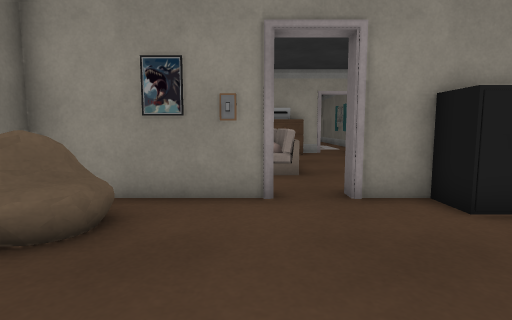
View 1 (above)

17 first-person views from a walk through a 3-D level made in the Unity game engine. The camera is 0.72 m above the floor, tilts 6° down and sees 80° across. The floor is counted in squares, 0.5 m on a side. Each view is taken from the middle of a square. On the plan, view 1 faces up. The plan holds only what a view shows up to about 14 squares ahead; the rest is blank. The place goes on beyond the plan. Door leaves are left out, so doorways stand open. Some surface patterns are stand-ins.

View 2
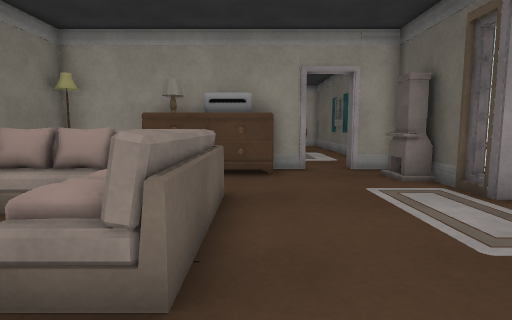

View 3
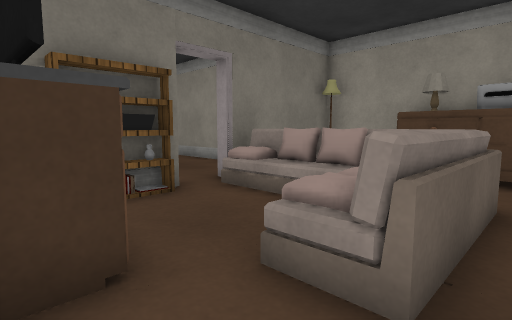

View 4
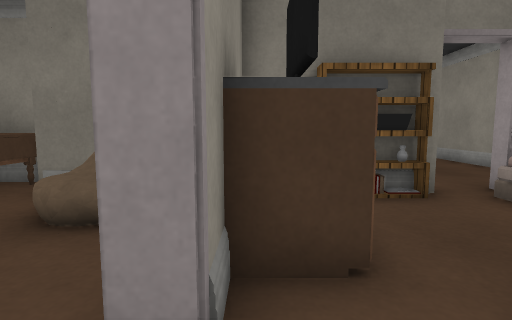

View 5
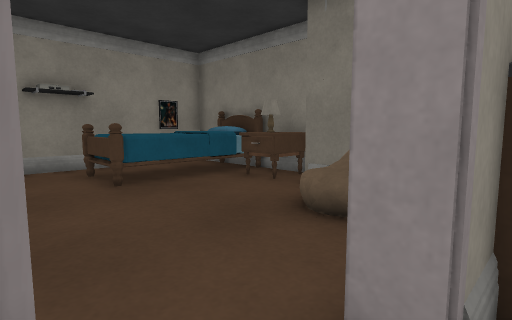

View 6
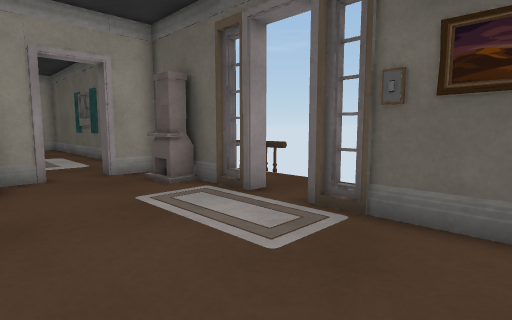

View 7
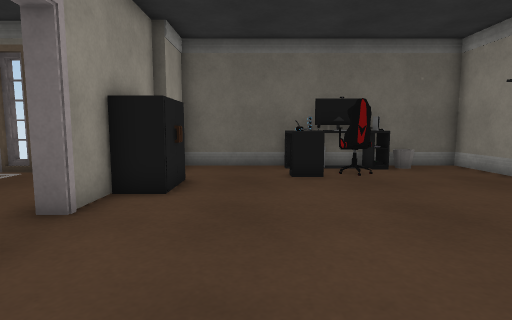

View 8
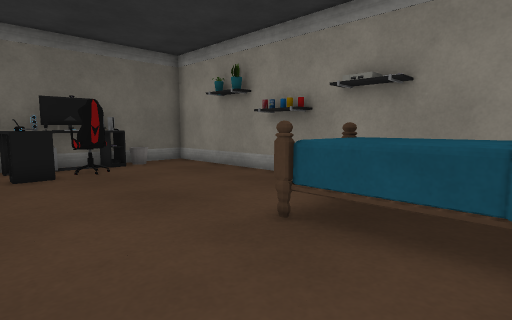

View 9
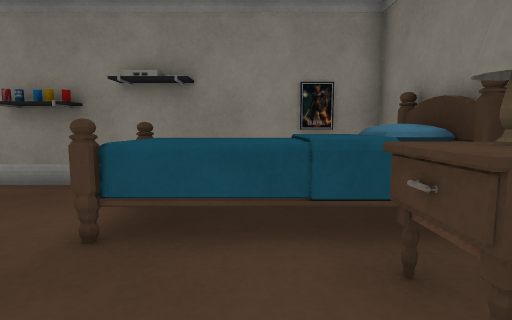

View 10
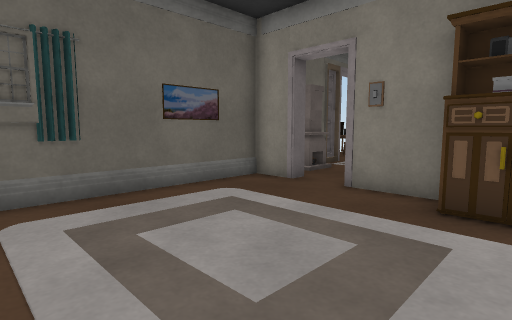

View 11
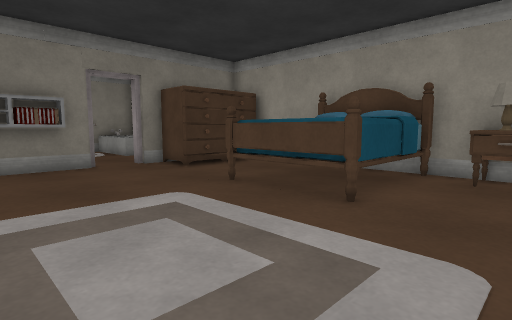

View 12
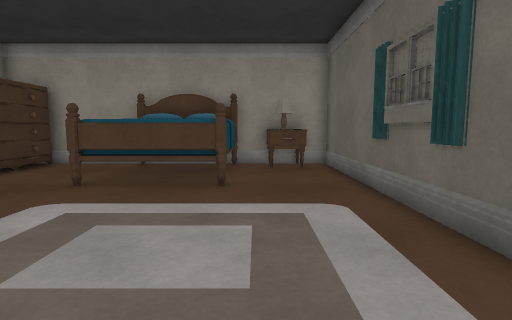

View 13
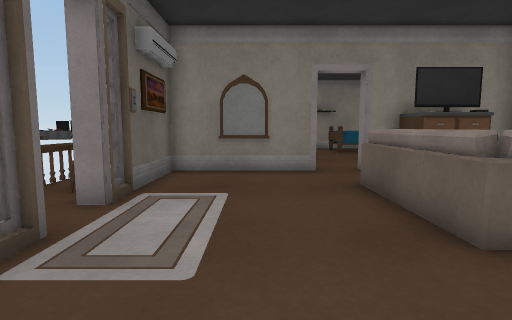

View 14
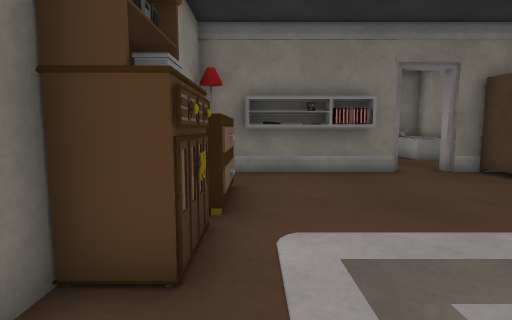

View 15
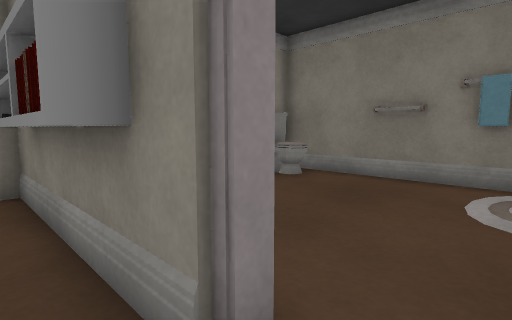

View 16
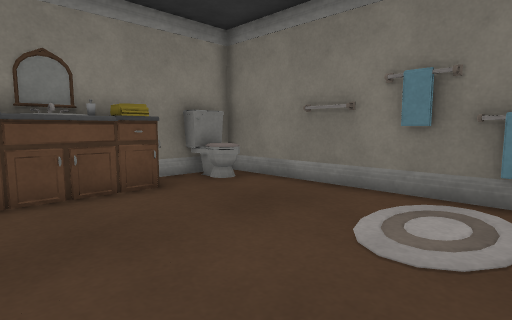

View 17
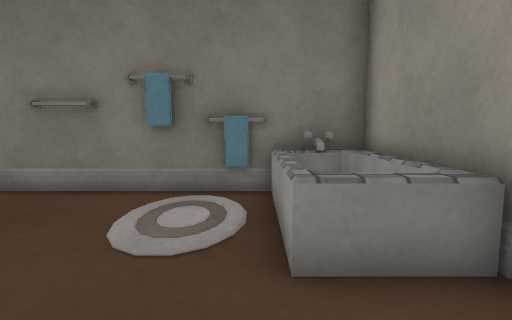

### Floor plan
Points are (right, up) in squares from view 1. A wall is a line through its corners. A room is listed if a view was taken in it or the views show most of it. See-through windows are left out.
Room 1 (views 1, 2, 3, 4, 5, 6, 7, 8, 9, 13)
walls: (-0.2, 6.7) (0.4, 6.7) (0.4, 6.2) (-4.6, 6.2); (-4.5, 6.7) (-3.9, 6.7); (2, 6) (2, 6.8); (-4.6, 3.6) (-4.6, 2.5); (3.5, 6.7) (5.2, 6.7); (-6, 1.2) (-6, -4.7) (8.8, -4.7) (8.8, 5.8); (6.9, 6.6) (6.9, 9.6); (-1.9, 17.6) (-4.6, 17.6) (-4.6, 13.4); (6.9, 13.5) (6.9, 15.5); (-9.1, 15.7) (-12.1, 15.7); (7, 17.6) (5.3, 17.6)
ways out: open door at (4.5, 18) to room 2
objects: bed (-5, -3) to (-1, -1); other object (-5, 0) to (-5, 1); other object (-5, 2); other object (-5, 7) to (-5, 8); shelf (-5, 8) to (-4, 10); table (-4, 0) to (-4, 1); other object (-4, 4) to (-2, 5); sofa (-4, 12) to (-4, 13); other object (-4, 17); cabinet (-3, 7) to (-3, 8); sofa (-3, 12) to (-2, 13); other object (-2, 7) to (-2, 8); cabinet (-1, 7) to (-1, 8); sofa (-1, 12) to (-1, 13); dresser (-1, 16); other object (-1, 17); sofa (0, 9) to (1, 10); sofa (0, 11) to (1, 12); sofa (0, 13); other object (0, 17) to (2, 17); dresser (1, 16); shelf (2, -4) to (3, -4); other object (3, 6); other object (4, 5) to (5, 6); chair (6, 0) to (7, 0); desk (6, 1) to (8, 2); other object (6, 6); fireplace (6, 15); fireplace (6, 16); table (7, 10) to (7, 11); table (7, 13); other object (8, -2); other object (8, -1) to (8, 1); other object (8, 8) to (9, 10); other object (8, 9) to (8, 10); other object (8, 14) to (9, 16)
Room 2 (views 10, 11, 12, 14, 15, 16, 17)
walls: (-6, 24.7) (-6, 23.4); (-6, 27.5) (-6, 26.3); (-6, 19.6) (-6, 18.1); (1.2, 18.2) (3.8, 18.2); (-9.8, 29.5) (-13.9, 29.5) (-13.9, 18.6); (3.5, 17.5) (3.5, 18.2); (6.7, 23.2) (6.8, 23.8); (5.3, 18.2) (6.9, 18.2) (6.9, 31.5)
ways out: open door at (4.5, 18) to room 1; open door at (-6, 25.5)
objects: other object (-14, 27); other object (-13, 19) to (-12, 20); shower (-13, 28) to (-10, 29); other object (-11, 19); table (-11, 20); cabinet (-10, 19) to (-10, 20); other object (-9, 19); table (-9, 20); other object (-8, 19); table (-8, 20); cabinet (-7, 19) to (-7, 20); shelf (-6, 20) to (-6, 22); other object (-6, 23); other object (-5, 19); dresser (-5, 28) to (-4, 29); dresser (-5, 30) to (-4, 31); drawers (-3, 19); drawers (-1, 19); drawers (0, 19) to (1, 19); bed (0, 27) to (3, 31); other object (3, 18); other object (5, 30) to (5, 31); table (6, 30) to (6, 31)

Positions as (right, up) in squares from view 1, and headings:
1: (0, 0), facing up
2: (2, 7), facing up
3: (2, 7), facing up-left
4: (2, 7), facing left
5: (2, 7), facing down-left
6: (2, 8), facing up-right
7: (-3, 3), facing right
8: (-4, 3), facing down-right
9: (-3, 3), facing down
10: (0, 25), facing down-right
11: (6, 21), facing up-left
12: (4, 19), facing up
13: (4, 17), facing down
14: (4, 20), facing left
15: (-5, 26), facing down-left
16: (-7, 27), facing down-left
17: (-7, 27), facing left
